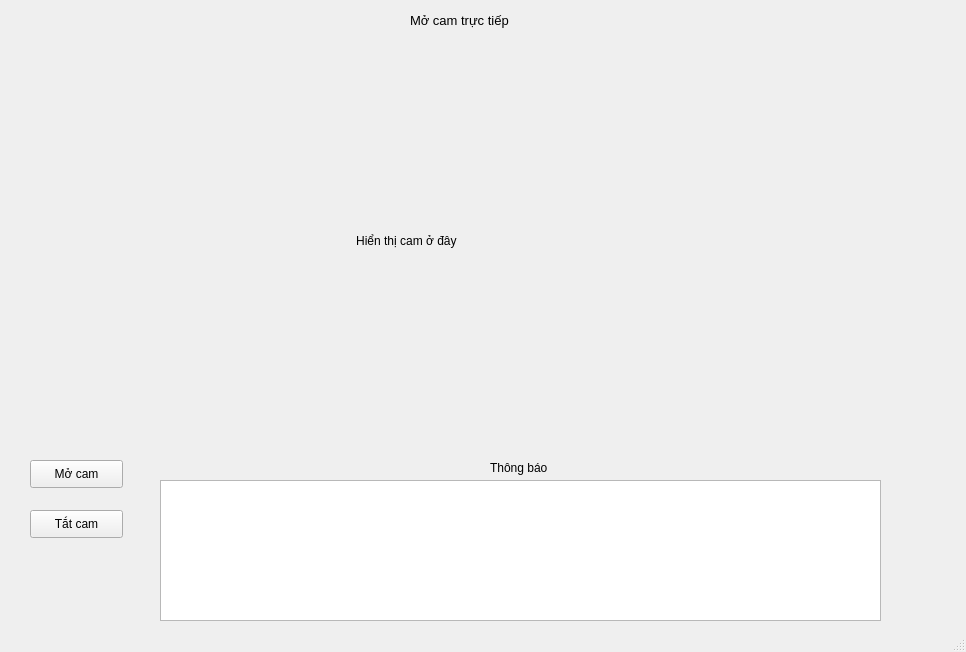
<?xml version="1.0" encoding="UTF-8"?>
<ui version="4.0">
 <class>MainWindow</class>
 <widget class="QMainWindow" name="MainWindow">
  <property name="geometry">
   <rect>
    <x>0</x>
    <y>0</y>
    <width>966</width>
    <height>652</height>
   </rect>
  </property>
  <property name="windowTitle">
   <string>MainWindow</string>
  </property>
  <widget class="QWidget" name="centralwidget">
   <widget class="QLabel" name="label">
    <property name="geometry">
     <rect>
      <x>410</x>
      <y>10</y>
      <width>131</width>
      <height>21</height>
     </rect>
    </property>
    <property name="font">
     <font>
      <pointsize>10</pointsize>
     </font>
    </property>
    <property name="text">
     <string>Mở cam trực tiếp</string>
    </property>
   </widget>
   <widget class="QTextEdit" name="textEdit">
    <property name="geometry">
     <rect>
      <x>160</x>
      <y>480</y>
      <width>721</width>
      <height>141</height>
     </rect>
    </property>
   </widget>
   <widget class="QLabel" name="label_3">
    <property name="geometry">
     <rect>
      <x>490</x>
      <y>460</y>
      <width>81</width>
      <height>16</height>
     </rect>
    </property>
    <property name="text">
     <string>Thông báo</string>
    </property>
   </widget>
   <widget class="QLabel" name="label_2">
    <property name="geometry">
     <rect>
      <x>40</x>
      <y>50</y>
      <width>891</width>
      <height>381</height>
     </rect>
    </property>
    <property name="text">
     <string>                                                                                               Hiển thị cam ở đây</string>
    </property>
   </widget>
   <widget class="QPushButton" name="pushButton">
    <property name="geometry">
     <rect>
      <x>30</x>
      <y>460</y>
      <width>93</width>
      <height>28</height>
     </rect>
    </property>
    <property name="text">
     <string>Mở cam</string>
    </property>
   </widget>
   <widget class="QPushButton" name="pushButton_stop">
    <property name="geometry">
     <rect>
      <x>30</x>
      <y>510</y>
      <width>93</width>
      <height>28</height>
     </rect>
    </property>
    <property name="text">
     <string>Tắt cam</string>
    </property>
   </widget>
  </widget>
  <widget class="QStatusBar" name="statusbar"/>
 </widget>
 <resources/>
 <connections/>
</ui>
